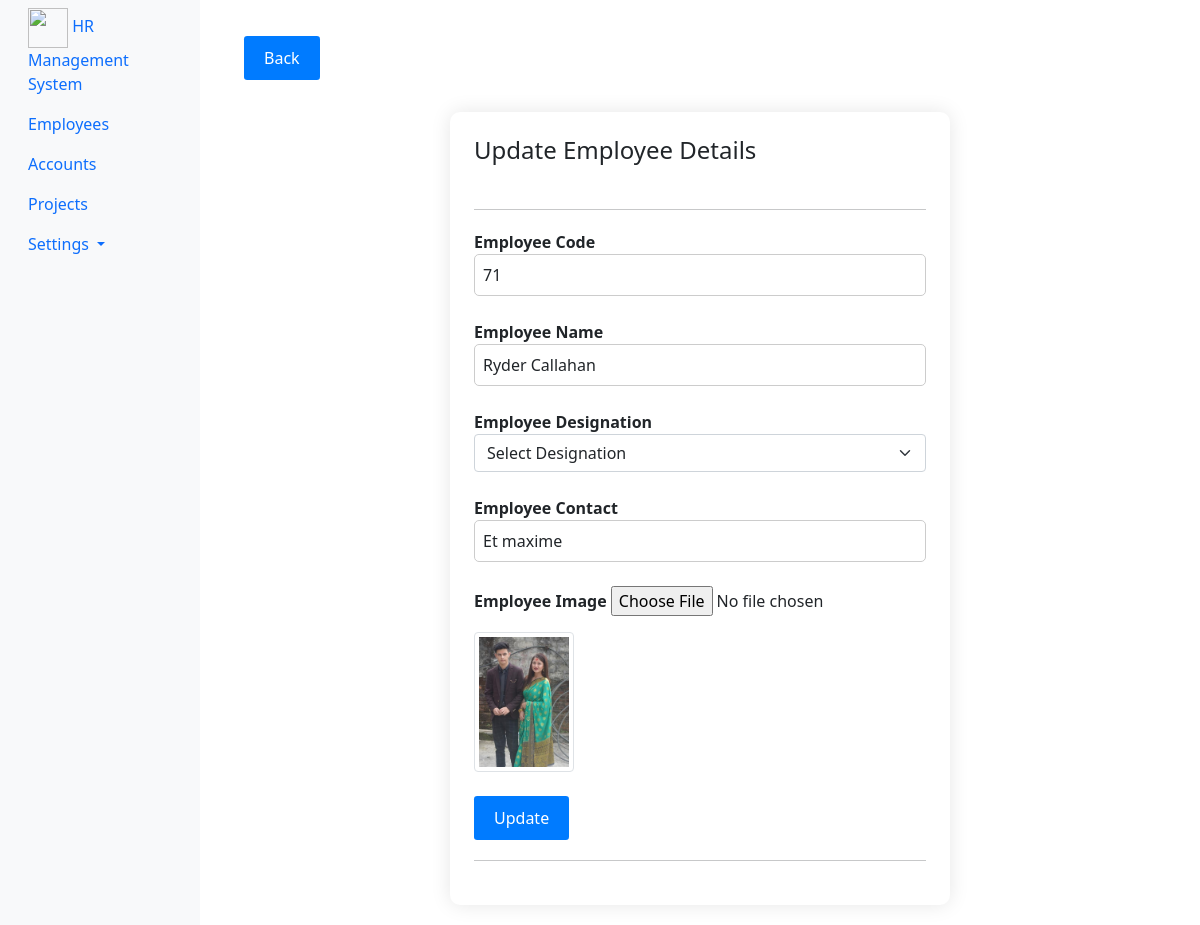
The page /employees/edit/71/ (signed in) on the database its author committed.
### Employees/models.py (models this page shows, shortened)
class EmployeeDetail(models.Model):
    employee_code = models.PositiveIntegerField(primary_key=True, auto_created=True)
    employee_name = models.CharField(max_length=30)
    employee_designation = models.ForeignKey(EmployeeDesignation, on_delete=models.CASCADE)
    employee_contact = models.CharField(max_length=10)
    employee_image = models.FileField(upload_to="images/employeeImage/", blank=True, null=True)
    is_active = models.BooleanField(default=True)
    class Meta:
        db_table = "employee_details"
        ordering = ["-employee_name"]

### Employees/views.py (the view)
# urls.py: path('edit/<int:pk>/', views.employee_edit, name='employee_edit'),
@login_required(login_url='/login/')
def employee_edit(request, pk):
    employee_obj=EmployeeDetail.objects.get(pk=pk)
    designation_obj=EmployeeDesignation.objects.all()
    context={"data": employee_obj, "employee_designation": designation_obj}
    if request.method == "POST":
        employee_obj= EmployeeCreateForm(data=request.POST, instance=employee_obj, files=request.FILES)
        if employee_obj.is_valid():
            employee_obj.save()
            messages.success(request, "Updated succesfully")
            return redirect("employee_show", pk)   #redirecting to url having pk or id
    return render(request, 'employees/employee_edit.html', context)

### templates/employees/employee_edit.html (shortened to what this page needs)
{% extends 'layouts/master.html' %}
{% block custom_css %}
{% load static %}
<link rel="stylesheet" href="{% static 'css/employee_edit.css' %}">
{% endblock %}
{% block content %}
<div class="container">
    <a href="{% url 'employee_list' %}" class="btn btn-sm btn-primary my-3">Back</a>
    <div class="card p-4 mt-3">
        <h1 class="mb-4">Update Employee Details</h1>
        <hr>
        <form action="{% url 'employee_edit' data.pk %}" method="post" enctype="multipart/form-data">
            <div class="form-group mb-4">
                <label for="employee_code">Employee Code</label>
                <input type="number" name="employee_code" value="{{ data.employee_code }}" class="form-control" placeholder="Enter Employee Code" required>
            </div>
            <div class="form-group mb-4">
                <label for="employee_name">Employee Name</label>
                <input type="text" name="employee_name" value="{{ data.employee_name }}" class="form-control" placeholder="Enter Employee Name" required>
            </div>
            <div class="form-group mb-4">
                <label for="employee_designation">Employee Designation</label>
                <select name="employee_designation" class="form-select">
                    <option value="0">Select Designation</option>
                </select>
            </div>
            <div class="form-group mb-4">
                <label for="employee_contact">Employee Contact</label>
                <input type="tel" name="employee_contact" value="{{ data.employee_contact }}" class="form-control" placeholder="Enter Contact Number" required maxlength="10">
            </div>
            <div class="form-group mb-4">
                <label for="employee_image">Employee Image</label>
                <input type="file" name="employee_image" class="form-control-file" accept="image/*">
                <img src="{{ data.employee_image.url }}" alt="Current Image" class="img-thumbnail mt-3" style="max-width: 100px;">
            </div>
            <button type="submit" class="btn btn-primary btn-sm">Update</button>
        </form>
        <hr>
    </div>
</div>
{% endblock %}

### static/css/employee_edit.css (style rules this page uses)
.container { padding: 20px; }
.card { border: none; box-shadow: 0 0 20px rgba(0, 0, 0, 0.1); border-radius: 10px; }
.card h1 { font-size: 24px; }
.card hr { margin: 20px 0; }
.form-group { margin-bottom: 1.5rem; }
.form-control { border: 1px solid #ccc; border-radius: 5px; padding: 0.5rem; font-size: 16px; }
.btn { font-size: 16px; padding: 10px 20px; }
.btn-primary { background-color: #007bff; color: #fff; border: none; }
.mb-4 { margin-bottom: 2rem; }
label { font-weight: bold; }
.card h1 { margin-top: 0; }
.card { max-width: 500px; margin: 0 auto; }

### rows shown on the page
EmployeeDetail: employee_code "71", employee_name "Ryder Callahan", employee_contact "Et maxime", employee_image (picture)
